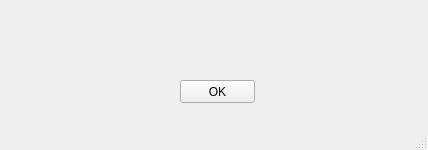
<?xml version="1.0" encoding="UTF-8"?>
<ui version="4.0">
 <class>MainWindow</class>
 <widget class="QMainWindow" name="MainWindow">
  <property name="geometry">
   <rect>
    <x>0</x>
    <y>0</y>
    <width>428</width>
    <height>150</height>
   </rect>
  </property>
  <property name="windowTitle">
   <string>Прогресс</string>
  </property>
  <widget class="QWidget" name="centralwidget">
   <widget class="QLabel" name="label">
    <property name="geometry">
     <rect>
      <x>70</x>
      <y>10</y>
      <width>291</width>
      <height>20</height>
     </rect>
    </property>
    <property name="text">
     <string/>
    </property>
   </widget>
   <widget class="QLabel" name="label_2">
    <property name="geometry">
     <rect>
      <x>20</x>
      <y>40</y>
      <width>391</width>
      <height>20</height>
     </rect>
    </property>
    <property name="text">
     <string/>
    </property>
   </widget>
   <widget class="QPushButton" name="pushButton">
    <property name="geometry">
     <rect>
      <x>180</x>
      <y>80</y>
      <width>75</width>
      <height>23</height>
     </rect>
    </property>
    <property name="text">
     <string>OK</string>
    </property>
   </widget>
  </widget>
  <widget class="QMenuBar" name="menubar">
   <property name="geometry">
    <rect>
     <x>0</x>
     <y>0</y>
     <width>428</width>
     <height>21</height>
    </rect>
   </property>
  </widget>
  <widget class="QStatusBar" name="statusbar"/>
 </widget>
 <resources/>
 <connections/>
</ui>
